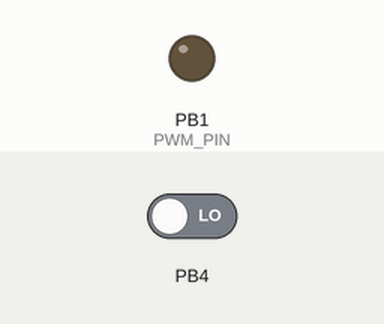
Simulated run of this program. Board: ATtiny85, built with avr-gcc and run on an emulated ATtiny85. Parts: output pins drawn as LEDs (lit = HIGH). The test bench sets the inputs (shaded band); at power-on: PB4 LOW. Sleep ends after the set time or at an interrupt.

Above: at 1.2 s.
1.3 s: PB4 driven HIGH
Timing chart, 0 to 4.3 s (numbered marks = the images above; inputs shaded):
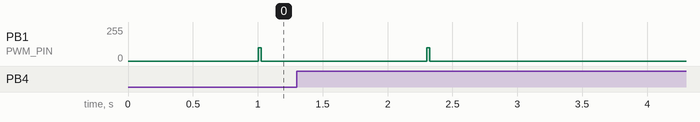

Measured:
- after the input at 1.3 s, PB1 (PWM_PIN): 0/255 → 100/255 after 1.0 s, → 0/255 0.02 s later

The program:

main.cpp
```cpp
//
//    Programerare:   Ola Andersson
//    Version:        0.1
//    Beskrivning:    Ett första försök till att få SmeBMS att komunisera via en seriell loop
//                    Använder SoftSerial.
//                    Sleep mode implemented.
//                    Implementerar bara commando V, S E och D

#include "setup.h"
#include "Volt.h"
#include <avr/sleep.h>
#include "BMSSerial.h"

BMSSerial bmsSerial(RX_PIN,TX_PIN,BAUDRATE, SLAVE);

Volt myVolt(ANALOG_REF_PIN,1200);

#include <Arduino.h>

void setup()
{
  pinMode(PWM_PIN, OUTPUT);   // sets the pin as output

  // Sätt upp sleep-mode för låg strömförbrukning
  set_sleep_mode(SLEEP_MODE_PWR_DOWN);
  sleep_enable();

  // Aktivera PB4 (RX) som external interrupt
  GIMSK |= (1 << PCIE); // Pin Change Interrupt Enable
  PCMSK |= (1 << PCINT4); // Pin Change Mask

}

long sv,nsv;

void loop()
{
 // PSerial.SleapWhaitForData();

  sleep_enable(); // Återgå till sleep-mode för att spara ström


  delay(500);
  nsv = myVolt.readVolt();
  delay(500);

  analogWrite(PWM_PIN,100);

  delay(10);
  sv = myVolt.readVolt();
  delay(10);
  analogWrite(PWM_PIN,0);


  sleep_mode();

}
```

BMSSerial.h
```cpp
#ifndef BMSSerial_h
#define BMSSerial_h

#include <Arduino.h>
#include <SoftwareSerial.h>
#include <EEPROM.h>

#define SET_SHUNT 2

class BMSSerial
{
private:
    SoftwareSerial p_softSerial;  // Direkt objekt istället för pekare
    long p_serialSpeed;           // BAUD rate for software serial

    byte p_moduleAddress;         // Address of this module
    byte p_sourceAddress;         // Address of sender of the original message
    byte p_destinationAddress;    // Address of recipient of the original message
    byte p_protocolVersion;       // Senders protocol version and version used and max supported in this module
    byte p_version;
    byte p_command;
    byte p_dataSize;
    String p_data;
    bool p_isMaster;              // Boolean to indicate if this is a master or slave

public:
    BMSSerial(int RX, int TX, long BAUD, bool isMaster);  // RX och TX pin för software serial, + Baud rate, + master/slave flag
    void init();                           // Method to initialize or re-initialize the module
    int getModuleAddress();                // Method to get the module address
    void requestAddress();                 // Method to request an address from the master
    void handleAddressAssignment(String message); // Method to handle address assignment message from master
    void assignAddress(byte moduleAddress, byte newAddress); // Method for master to assign address to a module
    int sleepWaitForData();
    char getMessage(void);
    int sendMessage();
    int setDest(byte dAddress);
    int setSource(byte sAddress);
    int setVersion(byte pVersion);
    int setCommand(byte Command);
    int setData(const String& Data);  // Förändrad för att acceptera en sträng
    bool dataReceived(void);
    char processSerial();
    bool isMaster();  // Method to check if this instance is a master or slave
};

#endif
```

Filter.h
```cpp
#ifndef FILTER_H
#define FILTER_H

#include "stdint.h" // for int16_t and uint8_t

class Filter {
public:
    Filter();

    void addValue(int16_t value);
    int16_t getAverage() const;

private:
    int16_t values[5];
    uint8_t nextIndex = 0; // Changed to uint8_t
    int16_t minValue, maxValue;
};

#endif // FILTER_H
```

VCCMeasure.h
```cpp
#ifndef VCCMeasure_h
#define VCCMeasure_h

#include <Arduino.h>
/*
 Konstruktor av VCCMeasure. ex (VCCMeasure(2,PB2). sätter pin PB2 som mätpinner för referens spänning. Första parametern: 1 = internal 1.1v ref, 2 = extrern ref

  Ver   1.0
      First implementation. Only internal 1.1v icluded
*/

class VCCMeasure
{
  private:
  int   measuredRefV;                              // how many miliVolt that is expected on the referens pin or internal reference.
  int   refPin;                                    // pin to measure referlece volt. 99 = internal reference
  int   analogIn;                                  // last adC value from volt read.

  public:
  VCCMeasure(int mode, int pin, int refV);        // pin = Arduino pin where ref Voltage is connected. Mode is implemented later
                                                  // refV = referens voltage on that pin in mV
  long  readVolt(void);                           // Performe a measurement and return vcc volt.
};
# endif
```

Volt.h
```cpp
#ifndef Volt_h
#define Volt_h

#include <Arduino.h>

/*
Measuring vcc Voltage by measuring a known voltage with vcc as referense.
*/

class Volt
{
  private:
  int   measuredRefV;                              // how many miliVolt that is expected on the referens pin or internal reference.
  int   refPin;                                    // pin to measure referlece volt. 99 = internal reference
  int   analogIn;                                  // last adC value from volt read.

  public:
  Volt( unsigned int pin, unsigned int refV );    // pin = Arduino pin where ref Voltage is connected.
                                                  // refV = referens voltage on that pin
  long  readVolt(void);                           // Performe a measurement and return vcc volt.
};
# endif
```

setup.h
```cpp
#ifndef setup_h
#define setup_h

#define RX_PIN              PB4
#define TX_PIN              PB3
#define ANALOG_REF_PIN      PB2
#define PWM_PIN             PB1
#define BAUDRATE            4800
#define SLAVE               0

# endif
```

BMSSerial.cpp
```cpp
#include "BMSSerial.h"

// Konstruktor av VCCMeasure. ex (VCCMeasure(2,PB2). sätter pin PB2 som mätpinner för referens spänning. Första parametern: 1 = internal 1.1v ref, 2 = extrern ref
//
//  Ver   1.0
//      First implementation. Only internal 1.1v icluded
//

/*
BMSSerial::BMSSerial()          // RX and TX pin for software serial, and BAUD-rate
{
    pSerialSpeed = BaudRate;

    softSerial_ = SoftwareSerial(RXPin,TXPin);

}
*/

BMSSerial::BMSSerial(int RX, int TX, long BAUD, bool isMaster)
    : p_softSerial(RX, TX), p_isMaster(isMaster)
{
    p_softSerial.begin(BAUD);  // Initiera SoftwareSerial med angiven Baud rate
    p_serialSpeed = BAUD;
    // Om det finns en tidigare tilldelad adress i EEPROM, läs den
    if(!p_isMaster) {  // Om detta inte är master-enheten
        p_moduleAddress = EEPROM.read(0);
    }
}


int BMSSerial::sleepWaitForData()
{
    return 0;
}
int BMSSerial::sendMessage()
{
  p_softSerial.print('#');
  p_softSerial.print(p_sourceAddress);
  p_softSerial.print(p_destinationAddress);
  p_softSerial.print(p_protocolVersion);
  p_softSerial.print(p_command);
  p_softSerial.print('4');               // Send 4 bytes
  p_softSerial.println(p_data);
    return 0;
}
int BMSSerial::setDest(byte dAddress)
{
    p_destinationAddress = dAddress;
    return 0;
}
int BMSSerial::setSource(byte sAddress)
{
    p_sourceAddress= sAddress;
    return 0;
}
int BMSSerial::setVersion(byte pVersion)
{
    p_protocolVersion= pVersion;
    return 0;
}
int BMSSerial::setCommand(byte Command)
{
    p_command = Command;
    return 0;
}
int BMSSerial::setData(const String& Data)
{
    p_data = Data;
    return 0;
}
bool BMSSerial::dataReceived(void)
{
  if (p_softSerial.available())
      {
          return 1;
      }
      return 0;
}

char BMSSerial::processSerial()
{
  char sb;
  String inString;
  sb = p_softSerial.read();
  if (sb == '#')                              // If start of transmission
  {
    p_sourceAddress = p_softSerial.read();                   // Source address
    p_destinationAddress= p_softSerial.read();                   // Destination address
    p_protocolVersion= p_softSerial.read();                   // Protokol Version
    p_command= p_softSerial.read();                   // Command
    p_dataSize= p_softSerial.read();                   // Size of chars to come
    for (int i = 1; i< p_dataSize; i++)
    {
      int inChar = p_softSerial.read();
      if (isDigit(inChar))
      {
        inString += (char)inChar;
      }
    }
    inString += '\n';
    p_data= inString.toInt();

//    serial.println("Got a command");

    if (p_destinationAddress == 'A')               // Is the message to me (addr A) ??
    {                                   // Command sent to me, return Command for processing
        return(p_command);
    }

    if (p_destinationAddress == 'Z' )              // Is the message a broadcast (addr Z) ??
    {
        sendMessage();                  // Send package unchanged to next module and process data
        return 0;
    }

    if (p_destinationAddress == 'X')               // Is the message sent to master (addr X) ??
    {                                   // inclese Source addres by 1 and send it to next module.
        p_sourceAddress ++ ;               // inclese Source addres by 1
        sendMessage();
        return 0;
    }

    if (p_sourceAddress == 'X')             // Is the message sent from master (addr X) ??
    {                                   // inclese Dest addres by 1 and send it to next module.
        p_destinationAddress ++;      // inclese Dest addres by 1
        sendMessage();
        return 0;
    }
  } // if #
return 0;
}


// This need fixing ***********************************************
void BMSSerial::requestAddress() {
    if(!p_isMaster) {  // Ensure this is a slave module
        p_softSerial.println("ADDRESS_REQUEST");
    }
}

void BMSSerial::handleAddressAssignment(String message) {
    if(!p_isMaster && message.startsWith("ADDRESS_ASSIGN:")) {
        p_moduleAddress = message.substring(14).toInt();
        EEPROM.write(0, p_moduleAddress);  // Save the address to EEPROM
    }
}

void BMSSerial::assignAddress(byte moduleAddress, byte newAddress) {
    if(p_isMaster) {  // Ensure this is the master module
        String message = "ADDRESS_ASSIGN:" + String(newAddress);
        p_softSerial.print(message);
    }
}
```

VCCMeasure.cpp
```cpp
#include "VCCMeasure.h"

// Konstruktor av VCCMeasure. ex (VCCMeasure(2,PB2). sätter pin PB2 som mätpinner för referens spänning. Första parametern: 1 = internal 1.1v ref, 2 = extrern ref
//
//  Ver   1.0
//      First implementation. Only internal 1.1v icluded
//
VCCMeasure::VCCMeasure(int mode, int pin, int vRef)
{
  if (mode == 1)  // Internal 1,1v ref
  {
      // Read 1.1V reference against AVcc
      // set the reference to Vcc and the measurement to the internal 1.1V reference
      #if defined(__AVR_ATmega32U4__) || defined(__AVR_ATmega1280__) || defined(__AVR_ATmega2560__)
          ADMUX = _BV(REFS0) | _BV(MUX4) | _BV(MUX3) | _BV(MUX2) | _BV(MUX1);
      #elif defined (__AVR_ATtiny24__) || defined(__AVR_ATtiny44__) || defined(__AVR_ATtiny84__)
          ADMUX = _BV(MUX5) | _BV(MUX0);
      #elif defined (__AVR_ATtiny25__) || defined(__AVR_ATtiny45__) || defined(__AVR_ATtiny85__)
          ADMUX = _BV(MUX3) | _BV(MUX2);
      #else
          ADMUX = _BV(REFS0) | _BV(MUX3) | _BV(MUX2) | _BV(MUX1);
      #endif

      delay(2); // Wait for Vref to settle
  }

  if (mode == 2)  // External ref
  {
    analogIn = pin;
    pinMode(pin, INPUT);
  }
}

// Subrutine to measure a referense volt and calculate the VCC
long VCCMeasure::readVolt(void)
{
    ADCSRA |= _BV(ADSC); // Start conversion
    while (bit_is_set(ADCSRA,ADSC)); // measuring

    uint8_t low  = ADCL; // must read ADCL first - it then locks ADCH
    uint8_t high = ADCH; // unlocks both

    long result = (high<<8) | low;

    result = 1125300L / result; // Calculate Vcc (in mV); 1125300 = 1.1*1023*1000

    return result;
}
```

Volt.cpp
```cpp
#include "Volt.h"

// Konstruktor av VOLT. ex (VOLT(PB2,1500). sätter pin PB2 som mätpinner för referens spänning.
Volt::Volt(unsigned int pin, unsigned int refV)
{
  pinMode(pin, INPUT);
  refPin = pin;
  measuredRefV = refV;
}

// Subrutine to measure inputvoltagePin (multiple times for normalization)
long Volt::readVolt(void)
{
  // Read 1.1V reference against AVcc
  // set the reference to Vcc and the measurement to the internal 1.1V reference
  //#if defined(__AVR_ATmega32U4__) || defined(__AVR_ATmega1280__) || defined(__AVR_ATmega2560__)
   // ADMUX = _BV(REFS0) | _BV(MUX4) | _BV(MUX3) | _BV(MUX2) | _BV(MUX1);
  //#elif defined (__AVR_ATtiny24__) || defined(__AVR_ATtiny44__) || defined(__AVR_ATtiny84__)
  //  ADMUX = _BV(MUX5) | _BV(MUX0);
  //#elif defined (__AVR_ATtiny25__) || defined(__AVR_ATtiny45__) || defined(__AVR_ATtiny85__)
  //  ADMUX = _BV(MUX3) | _BV(MUX2);    // Vgb? internal?
  #if (refPin == PB2)
    ADMUX = _BV(MUX0);                // ADC1, external ref.
  #elif (refPin == 0)
    ADMUX = _BV(MUX3) | _BV(MUX2);    // internal 1.1V ref
  #else
  // Not supported
  #endif

  delay(2); // Wait for Vref to settle
  ADCSRA |= _BV(ADSC); // Start conversion
  while (bit_is_set(ADCSRA,ADSC)); // measuring

  uint8_t low  = ADCL; // must read ADCL first - it then locks ADCH
  uint8_t high = ADCH; // unlocks both

  long result = (high<<8) | low;

 //  result = 1125300L / result; // Calculate Vcc (in mV); 1125300 = 1.1*1023*1000
  result = 1227600L / result; // Calculate Vcc (in mV); 1125300 = 1.2*1023*1000

  return result;
  }
```

filter.cpp
```cpp
#include "Filter.h"

// Direct definition of the maximum and minimum values for int16_t
#define INT16_MAX 32767
#define INT16_MIN (-32768)

Filter::Filter()
: minValue(INT16_MAX),
  maxValue(INT16_MIN) {}

void Filter::addValue(int16_t value) {
    // If the new value replaces minValue or maxValue,
    // we need to update these values.
    if (values[nextIndex] == minValue || values[nextIndex] == maxValue) {
        minValue = value;
        maxValue = value;
        for (int i = 0; i < 5; i++) {
            if (values[i] < minValue) minValue = values[i];
            if (values[i] > maxValue) maxValue = values[i];
        }
    } else {
        if (value < minValue) minValue = value;
        if (value > maxValue) maxValue = value;
    }

    values[nextIndex] = value;
    nextIndex = (nextIndex + 1) % 5;
}

int16_t Filter::getAverage() const {
    int32_t sum = 0; // Use a 32-bit int to avoid overflow when summing
    for (int i = 0; i < 5; i++) {
        sum += values[i];
    }
    sum -= (minValue + maxValue);
    return static_cast<int16_t>(sum / 3); // Cast back to 16-bit after division
}
```
